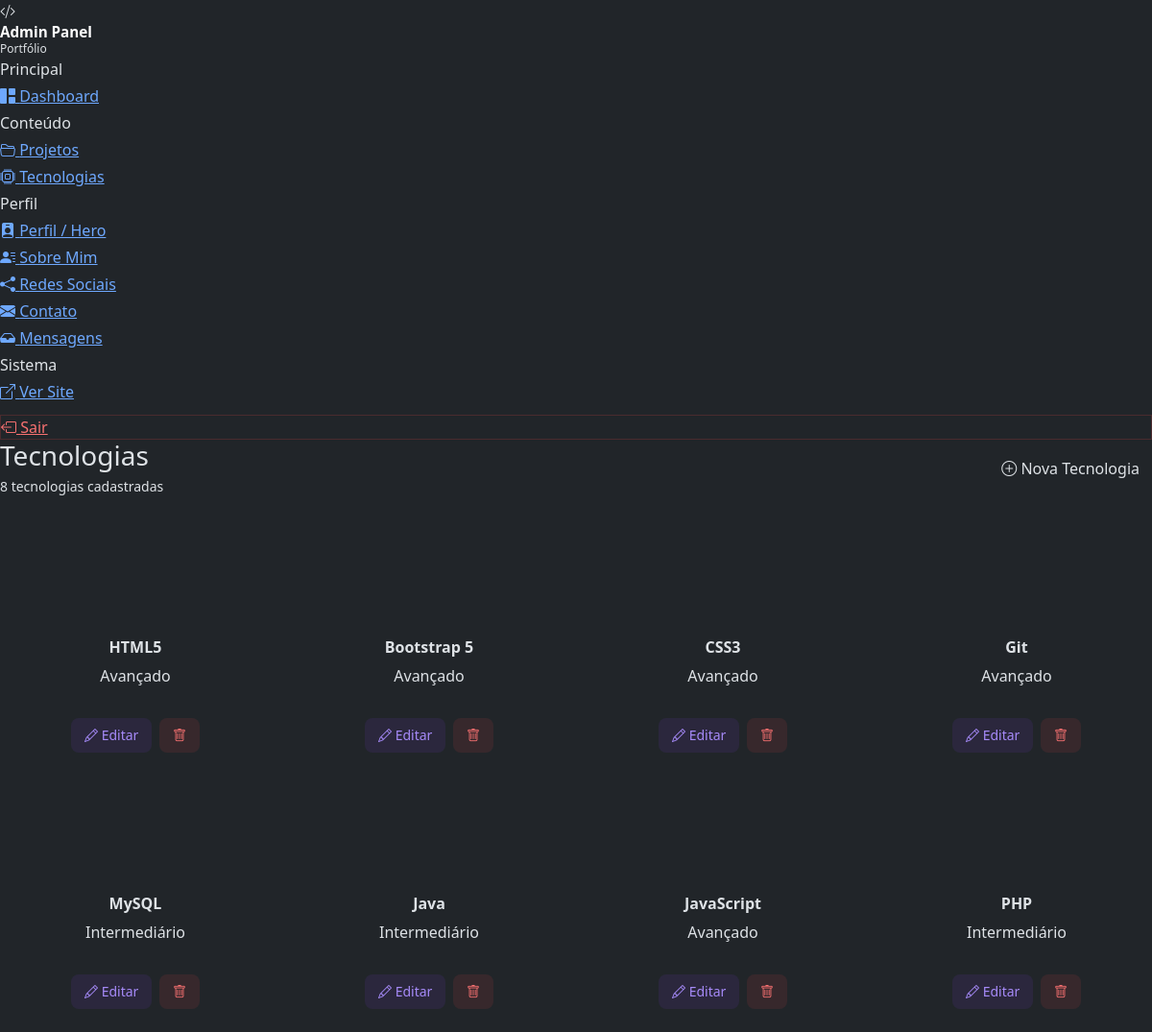
The page /admin/tecnologias/index.php (signed in) on the database its author committed.
### tables this page shows
CREATE TABLE `tecnologias` (
  `id` int(11) NOT NULL AUTO_INCREMENT,
  `nome` varchar(100) NOT NULL,
  `icone` varchar(255) DEFAULT NULL,
  `nivel` varchar(50) DEFAULT 'Intermediário',
  `nivel_percentual` int(11) DEFAULT 70,
  `created_at` timestamp NOT NULL DEFAULT current_timestamp(),
  PRIMARY KEY (`id`)
);

### admin/controllers/TecnologiaController.php (called while the page is built, shortened)
<?php
class TecnologiaController
{
        private $conn;
    public function __construct(mysqli $conn)
    {
        $this->conn = $conn;
    }
    public function listar()
    {
        $tecnologias = dbFetchAll(
            $this->conn,
            'SELECT * FROM tecnologias ORDER BY nivel_percentual DESC'
        );
        $sucesso = $_GET['success'] ?? null;
        renderAdminView('tecnologias/listar', [
            'tecnologias' => $tecnologias,
            'sucesso_get' => $sucesso ? adminMensagemSucesso($sucesso, [
                'created' => 'Tecnologia criada!',
                'updated' => 'Tecnologia atualizada!',
                'deleted' => 'Tecnologia excluída!',
            ]) : '',
        ], ['page_title' => 'Tecnologias | Admin']);
    }
}

### admin/tecnologias/index.php (called while the page is built)
<?php
require_once dirname(__DIR__) . '/bootstrap.php';
require_once dirname(__DIR__) . '/controllers/TecnologiaController.php';
(new TecnologiaController($conn))->listar();

### includes/helpers.php (called while the page is built, shortened)
<?php
function badgeNivelTecnologia(string $nivel): string
{
    $nivelLower = strtolower($nivel);
    if (str_contains($nivelLower, 'expert')) {
        return 'badge-expert';
    } elseif (str_contains($nivelLower, 'avan')) {
        return 'badge-avancado';
    } elseif (str_contains($nivelLower, 'inter')) {
        return 'badge-intermediario';
    } else {
        return 'badge-iniciante';
    }
}

### admin/views/tecnologias/listar.php (the view, shortened to what this page needs)
<div class="admin-content">
    <div class="d-flex justify-content-between align-items-center mb-5">
        <div>
            <h1 class="fw-black mb-1 fs-3">Tecnologias</h1>
            <p class="text-muted-custom mb-0 small"><?= count($tecnologias) ?> tecnologia<?= count($tecnologias) != 1 ? 's' : '' ?> cadastrada<?= count($tecnologias) != 1 ? 's' : '' ?></p>
        </div>
        <a href="<?= adminEsc($adminBase) ?>tecnologias/criar.php" class="btn btn-primary-custom btn-custom">
            <i class="bi bi-plus-circle"></i> Nova Tecnologia
        </a>
    </div>
        <?php if (!empty($tecnologias)): ?>
    <div class="row g-4">
        <?php foreach ($tecnologias as $t): ?>
        <div class="col-sm-6 col-md-4 col-xl-3">
            <div class="glass rounded-4 p-4 text-center h-100" style="transition: var(--transition);"
                 onmouseover="this.style.borderColor='rgba(124,58,237,0.4)'; this.style.transform='translateY(-4px)';"
                 onmouseout="this.style.borderColor=''; this.style.transform='';">
                <div class="mb-3" style="font-size:2.5rem; background:var(--gradient-primary); -webkit-background-clip:text; -webkit-text-fill-color:transparent; background-clip:text;">
                    <i class="bi <?= adminEsc($t['icone']) ?>"></i>
                </div>
                <h6 class="fw-bold mb-2"><?= adminEsc($t['nome']) ?></h6>
                <span class="badge-level <?= adminBadgeNivel($t['nivel'] ?? '') ?> d-inline-block mb-3"><?= adminEsc($t['nivel']) ?></span>
                <div class="d-flex gap-2 mt-3 justify-content-center">
                    <a href="<?= adminEsc($adminBase) ?>tecnologias/editar.php?id=<?= (int) $t['id'] ?>"
                       class="btn btn-sm" style="background:rgba(124,58,237,0.1);color:#a78bfa;border-radius:8px;padding:0.4rem 0.8rem;">
                        <i class="bi bi-pencil"></i> Editar
                    </a>
                    <button onclick="confirmDelete('<?= adminEsc($adminBase) ?>tecnologias/excluir.php?id=<?= (int) $t['id'] ?>', '<?= adminEsc(addslashes($t['nome'])) ?>')"
                            class="btn btn-sm" style="background:rgba(239,68,68,0.1);color:#f87171;border-radius:8px;padding:0.4rem 0.8rem;">
                        <i class="bi bi-trash"></i>
                    </button>
                </div>
            </div>
        </div>
        <?php endforeach; ?>
    </div>
    <?php endif; ?>
</div>

### admin/includes/admin_header.php (shortened to what this page needs)
<!DOCTYPE html>
<html lang="pt-BR" data-bs-theme="dark">
<head>
    <link href="https://cdn.jsdelivr.net/npm/bootstrap@5.3.3/dist/css/bootstrap.min.css" rel="stylesheet">
    <link href="https://cdn.jsdelivr.net/npm/bootstrap-icons@1.11.3/font/bootstrap-icons.min.css" rel="stylesheet">
    <link href="<?= adminEsc($baseUrl) ?>assets/css/style.css" rel="stylesheet">
</head>
<body>

### admin/helpers/admin_helpers.php (shortened to what this page needs)
<?php
function adminEsc(string $texto): string
{
    return htmlspecialchars($texto, ENT_QUOTES, 'UTF-8');
}
function adminSiteRoot(): string
{
    static $root = null;
    if ($root !== null) {
        return $root;
    }
    $docRoot = str_replace('\\', '/', rtrim($_SERVER['DOCUMENT_ROOT'] ?? '', '/'));
    $projectRoot = str_replace('\\', '/', realpath(dirname(__DIR__, 2)) ?: dirname(__DIR__, 2));
    if ($docRoot !== '' && str_starts_with($projectRoot, $docRoot)) {
        $root = '/' . trim(substr($projectRoot, strlen($docRoot)), '/') . '/';
        return $root;
    }
    $root = '/';
    return $root;
}
function adminWebPath(): string
{
    return adminSiteRoot() . 'admin/';
}
function renderAdminView(string $view, array $dados = [], array $opcoes = [])
{
    $showSidebar = $opcoes['show_sidebar'] ?? true;
    $baseUrl = adminSiteRoot();
    $adminBase = adminWebPath();
    extract($dados, EXTR_SKIP);
    include dirname(__DIR__) . '/includes/admin_header.php';
    if ($showSidebar) {
        include dirname(__DIR__) . '/includes/admin_sidebar.php';
    }
    $viewPath = dirname(__DIR__) . '/views/' . $view . '.php';
    if (!file_exists($viewPath)) {
        http_response_code(500);
        echo '<div class="admin-content p-5"><p class="text-danger">View não encontrada: ' . adminEsc($view) . '</p></div>';
    } else {
        include $viewPath;
    }
    include dirname(__DIR__) . '/includes/admin_footer.php';
}
function dbFetchAll(mysqli $conn, string $sql, string $types = '', ...$params): array
{
    $stmt = mysqli_prepare($conn, $sql);
    mysqli_stmt_execute($stmt);
    $resultado = mysqli_stmt_get_result($stmt);
    $linhas    = mysqli_fetch_all($resultado, MYSQLI_ASSOC) ?: [];
    return $linhas;
}
function adminBadgeNivel(string $nivel): string
{
    return badgeNivelTecnologia($nivel);
}

### admin/includes/admin_sidebar.php (shortened to what this page needs)
<?php
$paginaAtual = basename($_SERVER['PHP_SELF']);
$diretorioAtual = basename(dirname($_SERVER['PHP_SELF']));
$urlAdmin = $adminBase ?? adminWebPath();
?>
<aside class="admin-sidebar" id="sidebar" aria-label="Menu administrativo">
    <div class="sidebar-logo">
        <div class="sidebar-logo-icon">
            <i class="bi bi-code-slash" aria-hidden="true"></i>
        </div>
        <div>
            <div class="fw-bold text-white" style="font-size: 0.95rem; line-height: 1.2;">Admin Panel</div>
            <div style="font-size: 0.75rem; color: var(--text-muted);">Portfólio</div>
        </div>
    </div>
    <nav class="d-flex flex-column gap-1">
        <div class="sidebar-section-label">Principal</div>
        <a href="<?= adminEsc($urlAdmin) ?>dashboard"
           class="sidebar-link <?= ($paginaAtual === 'dashboard.php') ? 'active' : '' ?>">
            <i class="bi bi-grid-1x2-fill" aria-hidden="true"></i>
            <span>Dashboard</span>
        </a>
        <div class="sidebar-section-label">Conteúdo</div>
        <a href="<?= adminEsc($urlAdmin) ?>projetos"
           class="sidebar-link <?= ($diretorioAtual === 'projetos') ? 'active' : '' ?>">
            <i class="bi bi-folder2-open" aria-hidden="true"></i>
            <span>Projetos</span>
        </a>
        <a href="<?= adminEsc($urlAdmin) ?>tecnologias"
           class="sidebar-link <?= ($diretorioAtual === 'tecnologias') ? 'active' : '' ?>">
            <i class="bi bi-cpu" aria-hidden="true"></i>
            <span>Tecnologias</span>
        </a>
        <div class="sidebar-section-label">Perfil</div>
        <a href="<?= adminEsc($urlAdmin) ?>perfil"
           class="sidebar-link <?= ($diretorioAtual === 'perfil') ? 'active' : '' ?>">
            <i class="bi bi-person-badge-fill" aria-hidden="true"></i>
            <span>Perfil / Hero</span>
        </a>
        <a href="<?= adminEsc($urlAdmin) ?>sobre"
           class="sidebar-link <?= ($diretorioAtual === 'sobre') ? 'active' : '' ?>">
            <i class="bi bi-person-lines-fill" aria-hidden="true"></i>
            <span>Sobre Mim</span>
        </a>
        <a href="<?= adminEsc($urlAdmin) ?>redes"
           class="sidebar-link <?= ($diretorioAtual === 'redes') ? 'active' : '' ?>">
            <i class="bi bi-share-fill" aria-hidden="true"></i>
            <span>Redes Sociais</span>
        </a>
        <a href="<?= adminEsc($urlAdmin) ?>contato"
           class="sidebar-link <?= ($diretorioAtual === 'contato') ? 'active' : '' ?>">
            <i class="bi bi-envelope-fill" aria-hidden="true"></i>
            <span>Contato</span>
        </a>
        <a href="<?= adminEsc($urlAdmin) ?>mensagens"
           class="sidebar-link <?= ($diretorioAtual === 'mensagens') ? 'active' : '' ?>">
            <i class="bi bi-inbox-fill" aria-hidden="true"></i>
            <span>Mensagens</span>
        </a>
        <div class="sidebar-section-label">Sistema</div>
        <a href="<?= adminEsc($baseUrl) ?>" target="_blank" class="sidebar-link">
            <i class="bi bi-box-arrow-up-right" aria-hidden="true"></i>
            <span>Ver Site</span>
        </a>
        <a href="<?= adminEsc($urlAdmin) ?>auth/logout" class="sidebar-link mt-2"
           style="color: #f87171; border: 1px solid rgba(239,68,68,0.2);"
           onmouseover="this.style.background='rgba(239,68,68,0.1)'; this.style.borderColor='rgba(239,68,68,0.4)';"
           onmouseout="this.style.background=''; this.style.borderColor='rgba(239,68,68,0.2)';">
            <i class="bi bi-box-arrow-left" aria-hidden="true"></i>
            <span>Sair</span>
        </a>
    </nav>
</aside>

### admin/includes/admin_footer.php (shortened to what this page needs)
<div id="toast-container" class="position-fixed bottom-0 end-0 p-3" style="z-index: 9999;"></div>
</body>
</html>

### rows shown on the page
tecnologias: nome "HTML5", nivel "Avançado"
tecnologias: nome "Bootstrap 5", nivel "Avançado"
tecnologias: nome "CSS3", nivel "Avançado"
tecnologias: nome "Git", nivel "Avançado"
tecnologias: nome "MySQL", nivel "Intermediário"
tecnologias: nome "Java", nivel "Intermediário"
tecnologias: nome "JavaScript", nivel "Avançado"
tecnologias: nome "PHP", nivel "Intermediário"

### other values the page prints
count($tecnologias) "8"
